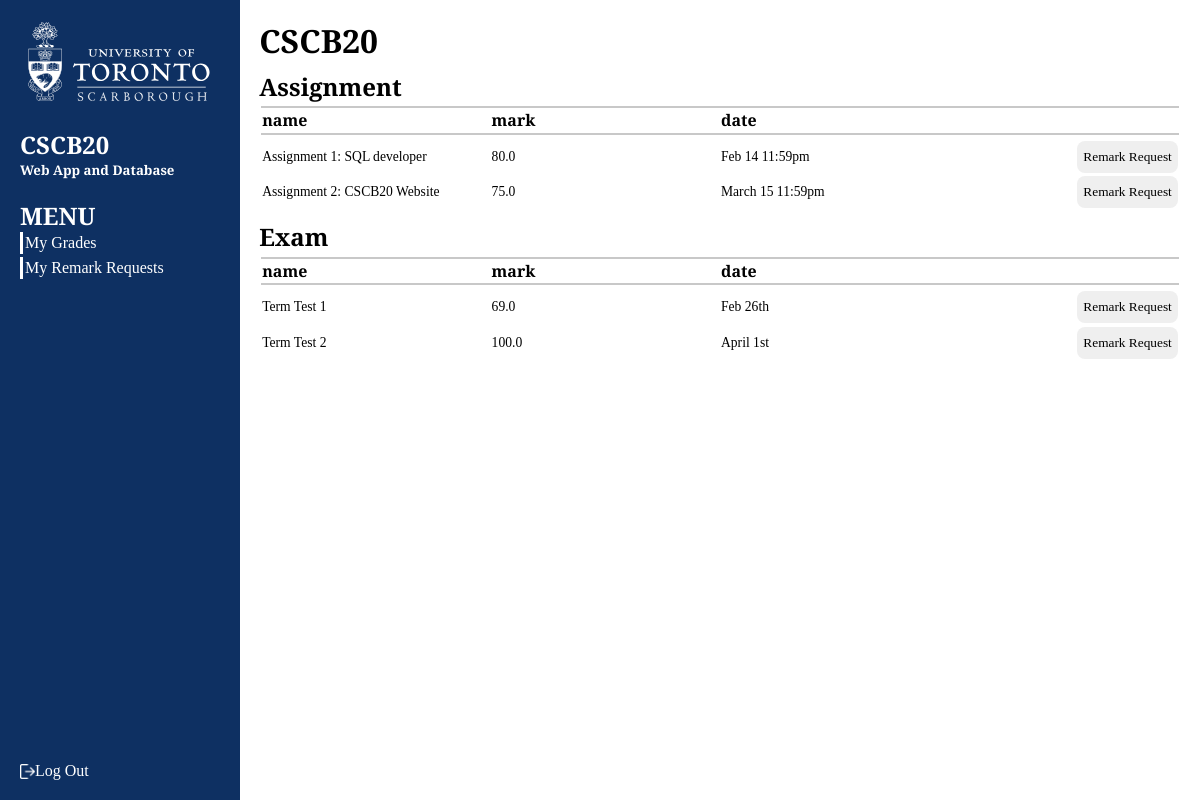
Page /student_grades.html (signed in) on the earlier database version.
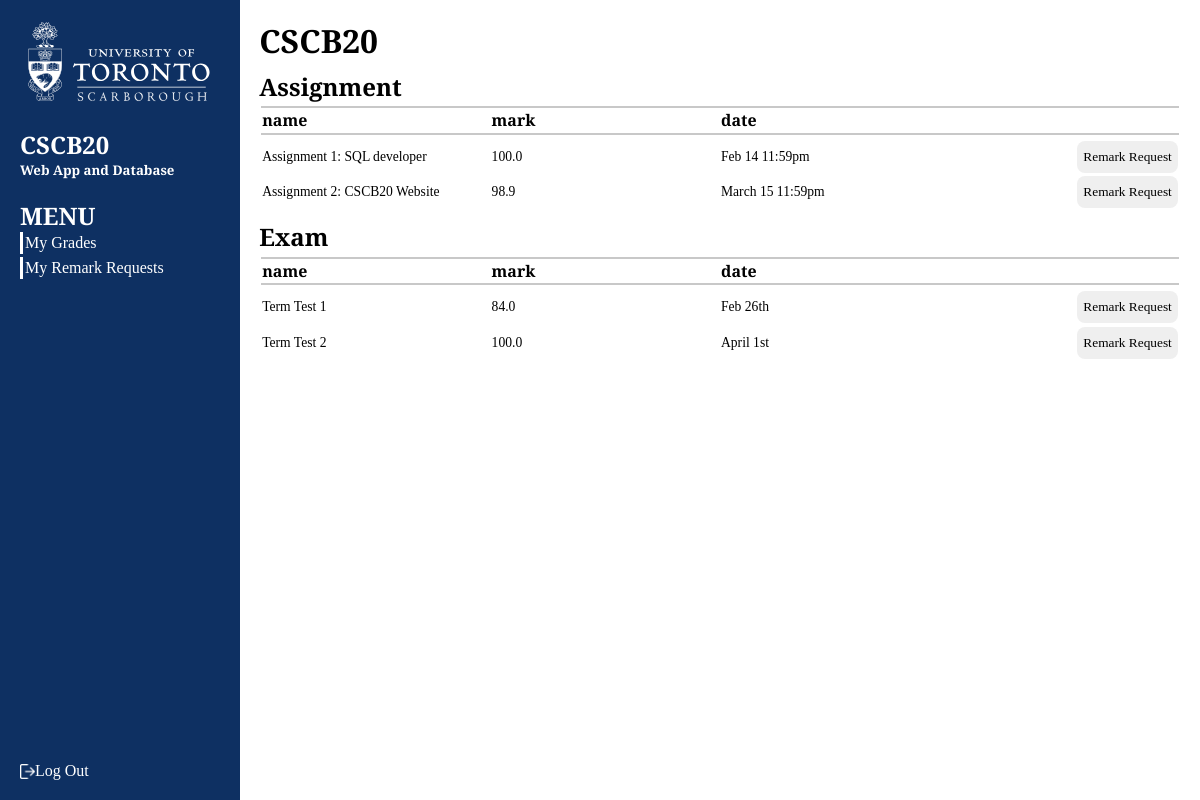
Same page on the later database version.
### modules/models.py (models this page shows)
class Assignment_Grade(db.Model):
    __tablename__ = 'Assignment_Grade'
    sid = db.Column(db.String(20), primary_key = True)
    aid = db.Column(db.String(5), db.ForeignKey('Assignment.aid'), primary_key = True, nullable = False)
    grade = db.Column(db.Float, nullable = False)

class Assignment(db.Model):
    __tablename__ = 'Assignment'
    aid = db.Column(db.String(5), primary_key = True)
    name = db.Column(db.String(30), nullable = False)
    due_date = db.Column(db.String(20), nullable = False)
    description = db.Column(db.String(2000), nullable = False)
    weight = db.Column(db.Float, nullable = False)
    total_point = db.Column(db.Integer, nullable = False)
    assignment_grades = db.relationship('Assignment_Grade', backref='assignments', lazy = True)

class Exam_Grade(db.Model):
    __tablename__ = 'Exam_Grade'
    sid = db.Column(db.String(20), primary_key = True)
    eid = db.Column(db.String(5), db.ForeignKey('Exam.eid'), primary_key = True)
    grade = db.Column(db.Float)

class Exam(db.Model):
    __tablename__ = 'Exam'
    eid = db.Column(db.String(5), primary_key = True)
    name = db.Column(db.String(30), nullable = False)
    date = db.Column(db.String(20), nullable = False)
    weight = db.Column(db.Float, nullable = False)
    exam_grades = db.relationship('Exam_Grade', backref='exams', lazy=True)

### modules/student_side/student.py (the view)
@student.route('/info')
@student.route('/student_grades.html')
def info():
    if 'username' not in session.keys():
        return redirect(url_for('auth.signin'))
    if session['user-type'] != 'student':
        return redirect(url_for('home'))
    assignment_grades = get_assignment_grades()
    exam_grades = get_exam_grades()
    return render_template('student_grades.html', assignment_grades = assignment_grades\
                           , exam_grades = exam_grades)

### modules/models.py (called while the page is built)
def get_utorid_by_username(username):
    return Login.query.filter(Login.username == username).first().utorid

### modules/student_side/grades.py (called while the page is built)
def get_assignment_grades():
    cur_id = get_utorid_by_username(session['username'])
    sql = 'SELECT Assignment.aid, Assignment.name, Assignment_Grade.grade, Assignment.due_date\
        FROM Assignment_Grade JOIN Assignment ON Assignment_Grade.aid = Assignment.aid AND\
            Assignment_Grade.sid = "' + str(cur_id) + '"';
    with db.engine.connect() as conn:
        return conn.execute(text(sql)).all()

def get_exam_grades():
    cur_id = get_utorid_by_username(session['username'])
    sql = 'SELECT Exam.eid, Exam.name, Exam_Grade.grade, Exam.date FROM Exam JOIN Exam_Grade\
        ON Exam_Grade.eid = Exam.eid AND Exam_Grade.sid = "' + str(cur_id) + '"';
    with db.engine.connect() as conn:
        return conn.execute(text(sql)).all()

### templates/student_grades.html (shortened to what this page needs)
{% extends 'user_template.html' %} {% block more_css %}
<link rel="stylesheet" href="../static/css/student_grades.css" />
{% endblock %}  {% block custom_menu %}
<a href="student_grades.html"><li>My Grades</li></a>
<a href="student_remark.html"><li>My Remark Requests</li></a>
{% endblock%} {% block content %}
<main>
  <h1>CSCB20</h1>
  <div class="assessment-list-box">
    <h2>Assignment</h2>
    <table>
      <thead>
        <th>name</th>
        <th>mark</th>
        <th>date</th>
        <th></th>
      </thead>
      <tbody>
        {% for grade in assignment_grades %}
        <tr>
          <td>{{grade[1]}}</td>
          <td>{{grade[2]}}</td>
          <td>{{grade[3]}}</td>
          <td class="remark-request">
            <button class="remark-button">Remark Request</button>
          </td>
        </tr>
        {% endfor %}
      </tbody>
    </table>
  </div>
  <div class="assessment-list-box">
    <h2>Exam</h2>
    <table>
      <thead>
        <th>name</th>
        <th>mark</th>
        <th>date</th>
        <th></th>
      </thead>
      <tbody>
        {% for grade in exam_grades %}
        <tr>
          <td>{{grade[1]}}</td>
          <td>{{grade[2]}}</td>
          <td>{{grade[3]}}</td>
          <td class="remark-request">
            <button class="remark-button">Remark Request</button>
          </td>
        </tr>
        {% endfor %}
      </tbody>
    </table>
  </div>
</main>
{% endblock %}

### templates/user_template.html (shortened to what this page needs)
<!DOCTYPE html>
<html lang="en">
  <head>
    <link rel="stylesheet" href="../static/css/user_template.css" />
    {% block more_css %} {% endblock %}
  </head>
  <body>
    <nav class="sidebar">
      <div class="sidebar-content">
        <img src="../static/src/images/utsc-logo.svg" alt="utsc-logo" />
        <a href="index.html"
          ><h1>CSCB20</h1>
          <h5>Web App and Database</h5>
        </a>
        <div class="menu">
          <h2>MENU</h2>
          <ul>
            {% block custom_menu %} {% endblock%}
          </ul>
        </div>
      </div>
      <form method="POST" action="127.0.0.1:5000/logout" id="log-out-box">
        <a class="log-out">
          <img src="../static/src/images/logout.png" alt="log-out-icon" />
          Log Out
        </a>
      </form>
    </nav>
    {% block content %} {% endblock %}
  </body>
</html>

### static/css/user_template.css (style rules this page uses)
body { font-family: 'Merriweather Sans'; color: black; background-color: #ffffff; margin: 0; display: grid; grid-template-columns: 240px auto; }
.sidebar { background-color: rgb(14, 48, 98); width: 240px; height: 100vh; display: flex; flex-direction: column; justify-content: space-between; }
.sidebar-content { display: flex; flex-direction: column; row-gap: 20px; padding: 20px; color: white; }
img { width: 100%; filter: invert(100%) sepia(94%) saturate(0%) hue-rotate(248deg) brightness(106%) contrast(106%); }
h1, h2, h5, ul { margin: 0; }
ul { list-style-type: none; padding: 0; }
li { border-left: 3px solid white; margin-bottom: 3px; padding: 2px; }
a { color: white; text-decoration: none; }
.log-out { display: flex; align-items: center; padding: 20px; }
.log-out img { width: 15px; }
#log-out-box { align-items: flex-start; }

### static/css/student_grades.css (style rules this page uses)
main { display: flex; flex-direction: column; padding: 2%; row-gap: 1%; }
table { width: 100%; }
tr { display: grid; grid-template-columns: repeat(4, 1fr); align-items: center; margin-top: 0.1rem; margin-bottom: 0.1rem; }
thead { border-style: solid; border-top: 5px black; }
th { height: 80%; text-align: left; border-top: 2px solid rgb(200, 200, 200); border-bottom: 2px solid rgb(200, 200, 200); }
td { font-size: 0.85em; }
.remark-request { justify-self: end; }
.remark-button, #submit-regrade-request-btn { border: 0; border-radius: 0.5rem; height: 2rem; font-family: 'Merriweather Sans'; }
form { display: flex; flex-direction: column; row-gap: 0.5rem; align-items: flex-end; }

Differences in the rows shown:
changed Assignment_Grade "Assignment 1: SQL developer": grade "80.0" → "100.0"
changed Assignment_Grade "Assignment 2: CSCB20 Website": grade "75.0" → "98.9"
changed Exam_Grade "Term Test 1": grade "69.0" → "84.0"
